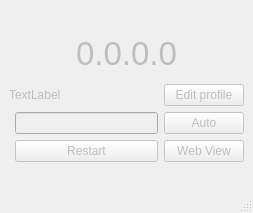
<?xml version="1.0" encoding="UTF-8"?>
<ui version="4.0">
 <class>MainWindow</class>
 <widget class="QMainWindow" name="MainWindow">
  <property name="enabled">
   <bool>false</bool>
  </property>
  <property name="geometry">
   <rect>
    <x>0</x>
    <y>0</y>
    <width>253</width>
    <height>213</height>
   </rect>
  </property>
  <property name="maximumSize">
   <size>
    <width>253</width>
    <height>215</height>
   </size>
  </property>
  <property name="windowTitle">
   <string>MainWindow</string>
  </property>
  <widget class="QWidget" name="centralwidget">
   <property name="maximumSize">
    <size>
     <width>9999</width>
     <height>99999</height>
    </size>
   </property>
   <layout class="QGridLayout" name="gridLayout_2">
    <item row="0" column="1">
     <layout class="QGridLayout" name="gridLayout">
      <item row="0" column="0" colspan="3">
       <widget class="QLabel" name="label">
        <property name="enabled">
         <bool>false</bool>
        </property>
        <property name="maximumSize">
         <size>
          <width>16777215</width>
          <height>50</height>
         </size>
        </property>
        <property name="font">
         <font>
          <pointsize>25</pointsize>
          <weight>50</weight>
          <bold>false</bold>
         </font>
        </property>
        <property name="text">
         <string>0.0.0.0</string>
        </property>
        <property name="alignment">
         <set>Qt::AlignCenter</set>
        </property>
       </widget>
      </item>
      <item row="4" column="1">
       <widget class="QPushButton" name="btn_restart">
        <property name="enabled">
         <bool>false</bool>
        </property>
        <property name="text">
         <string>Restart</string>
        </property>
       </widget>
      </item>
      <item row="4" column="2">
       <widget class="QPushButton" name="btn_web">
        <property name="enabled">
         <bool>false</bool>
        </property>
        <property name="text">
         <string>Web View</string>
        </property>
       </widget>
      </item>
      <item row="1" column="2">
       <widget class="QPushButton" name="btn_edit">
        <property name="enabled">
         <bool>false</bool>
        </property>
        <property name="text">
         <string>Edit profile</string>
        </property>
       </widget>
      </item>
      <item row="1" column="0" colspan="2">
       <widget class="QLabel" name="lbl_profile">
        <property name="enabled">
         <bool>false</bool>
        </property>
        <property name="text">
         <string>TextLabel</string>
        </property>
       </widget>
      </item>
      <item row="2" column="2">
       <widget class="QPushButton" name="btn_auto">
        <property name="enabled">
         <bool>false</bool>
        </property>
        <property name="text">
         <string>Auto</string>
        </property>
       </widget>
      </item>
      <item row="2" column="1">
       <widget class="QLineEdit" name="edt_time">
        <property name="enabled">
         <bool>false</bool>
        </property>
        <property name="echoMode">
         <enum>QLineEdit::Normal</enum>
        </property>
       </widget>
      </item>
     </layout>
    </item>
   </layout>
  </widget>
  <widget class="QMenuBar" name="menubar">
   <property name="geometry">
    <rect>
     <x>0</x>
     <y>0</y>
     <width>253</width>
     <height>21</height>
    </rect>
   </property>
  </widget>
  <widget class="QStatusBar" name="statusbar"/>
 </widget>
 <resources/>
 <connections/>
</ui>
